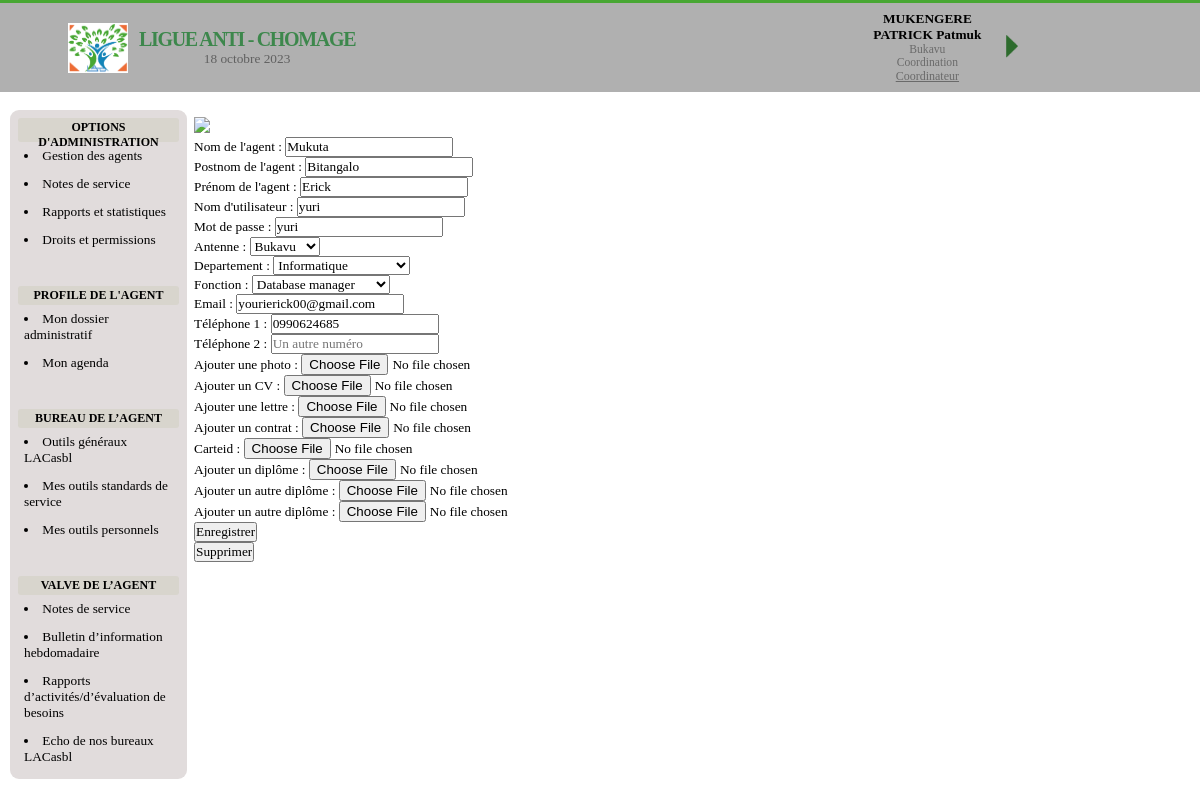
The page /office/profil_agent/2 (signed in) on the database its author committed.
### APP_LAC/models.py (models this page shows, shortened)
class Utilisateur(models.Model):
    nom = models.CharField(default=None, max_length=50, null=False, blank=False)
    postnom = models.CharField(default=None, max_length=50, null=False, blank=False)
    prenom = models.CharField(default=None, max_length=50, null=True, blank=True)
    nom_utilisateur = models.CharField(max_length=50, null=False)
    mot_de_passe = models.CharField(max_length=50, unique=False, null=False)
    typeCompte = models.IntegerField(unique=False, null=False, blank=False, default=1)
    antenne = models.ForeignKey(Antenne, on_delete=models.CASCADE, default=None)
    departement = models.ForeignKey(Departement, on_delete=models.CASCADE, default=None)
    fonction = models.ForeignKey(Fonctions, on_delete=models.RESTRICT, default=None)
    email = models.EmailField(default=None, max_length=50, null=False, blank=False)
    tel1 = models.CharField(max_length=13, unique=False, null=False, blank=False, default=None)
    tel2 = models.CharField(max_length=13, unique=False, null=True, blank=True)
    agentFolderPht = models.CharField(max_length=100, null=True, blank=True)
    agentFolderDoc = models.CharField(max_length=100, null=True, blank=True)
    photo = models.FileField(default=None, null=True, blank=True, upload_to="photos")
    cv = models.FileField(default=None, null=True, blank=True, upload_to="CV")
    lettre = models.FileField(default=None, null=True, blank=True, upload_to="lettre")
    contrat = models.FileField(default=None, null=True, blank=True, upload_to="contrat")
    carteid = models.FileField(default=None, null=True, blank=True, upload_to="carte")
    diplome1 = models.FileField(default=None, null=True, blank=True, upload_to="dip1")
    diplome2 = models.FileField(default=None, null=True, blank=True, upload_to="dip2")
    diplome3 = models.FileField(default=None, null=True, blank=True, upload_to="dip2")

class Antenne(models.Model):
    designation = models.CharField(max_length=30, unique=True, null=False)
    def __str__(self):
        return self.designation

class Departement(models.Model):
    antenne = models.ForeignKey(Antenne, on_delete=models.CASCADE)
    designation = models.CharField(max_length=30, unique=True, null=False)
    def __str__(self):
        return self.designation

class Fonctions(models.Model):
    departement = models.ForeignKey(Departement, on_delete=models.CASCADE, default=None)
    designation = models.CharField(max_length=30, unique=True, null=False)
    def __str__(self):
        return self.designation

### APP_LAC/views.py (the view)
def profil_agent(request, pk):
    try:
        if request.session['utilisateur']:
            data = models.Utilisateur.objects.get(id=pk)
            form = formulaire.Profile_agent(instance=data)
            info = {
                'id': pk,
                'user': data,
                'currentSession': models.Utilisateur.objects.get(nom_utilisateur=request.session['utilisateur']),
                'form': form,
                'titre': "PROFILE DE L'AGENT",
                'entete': 'LIGUE ANTI CHOMAGE ASBL',
                'date': datetime.datetime.now()
            }
            if request.method == "POST":
                form = formulaire.Profile_agent(request.POST, request.FILES, instance=data)
                if form.is_valid():
                    form.save()
                    return redirect("admindashboard")
            return render(request, "office/profil_agent.html", context=info)
    except Exception as exc:
        return redirect('index_office')

### templates/office/profil_agent.html (shortened to what this page needs)
{% extends 'base_dashboard.html' %}
{% load static %}
{% block date %}
    {{ date.date }}
{% endblock %}
{% block user_info %}
    <span><b>{{ currentSession.nom | upper}} {{ currentSession.postnom | upper}}
        {% if currentSession.prenom %}
            {{ currentSession.prenom | capfirst}}
        {% endif %}
        </b>
    </span>
    <span style="font-size: 8.7pt;color: rgba(0,0,0,.4)">
        {{ currentSession.antenne }}
    </span>
    <span style="font-size: 8.7pt;color: rgba(0,0,0,.4)">
        {{ currentSession.departement }}
    </span>
    <span style="font-size: 8.7pt;color: rgba(0,0,0,.4)">
        <u style="font-size: 9pt">{{ currentSession.fonction }}</u>
    </span>
{% endblock %}
{% block fonctionalite %}
    <h1>OPTIONS D'ADMINISTRATION</h1>
    <a href="#">
        <li>
            Gestion des agents
        </li>
    </a>
     <a href="#">
        <li>
            Notes de service
        </li>
    </a>
    <a href="#">
        <li>
            Rapports et statistiques
        </li>
    </a>
    <a href="#">
        <li>
            Droits et permissions
        </li>
    </a>
    <br><br><h1>PROFILE DE L'AGENT</h1>
    <a href="#">
        <li>
            Mon dossier administratif
        </li>
    </a>
     <a href="#">
        <li>
            Mon agenda
        </li>
    </a>
    <br><br><h1>BUREAU DE L’AGENT</h1>
    <a href="#">
        <li>
            Outils généraux LACasbl
        </li>
    </a>
     <a href="#">
        <li>
            Mes outils standards de service
        </li>
    </a>
    <a href="#">
        <li>
            Mes outils personnels
        </li>
    </a>
    <br><br><h1>VALVE DE L’AGENT</h1>
    <a href="#">
        <li>
            Notes de service
        </li>
    </a>
     <a href="#">
        <li>
            Bulletin d’information hebdomadaire
        </li>
    </a>
    <a href="#">
        <li>
            Rapports d’activités/d’évaluation de besoins
        </li>
    </a>
    <a href="#">
        <li>
            Echo de nos bureaux LACasbl
        </li>
    </a>
{% endblock %}
{% block aside %}
    <div>
        <img src="/media/{{ user.photo }}" style="width: 10%">
    </div>
    <form method="POST" enctype="multipart/form-data">
        {{ form.as_p }}
        <input type="submit" value="Enregistrer">
    </form>
    <form method="POST" enctype="multipart/form-data" action="{% url 'demande_de_confirmation' id %}">
        <input type="submit" value="Supprimer" class="d-inline">
    </form>
{% endblock %}

### static/office/dashboard_css.css (style rules this page uses)
* { font-family: Tahoma; font-size: 10pt; margin: 0px; padding: 0px; }
nav #fonctionnalite a, #user_menu li a { text-decoration: none; color: unset; }
nav #fonctionnalite h1 { font-size: 9pt; background-color: rgba(203,203,184,0.44); text-align: center; padding: 2px; border-radius: 3px; }
nav #fonctionnalite a { margin: 3px; padding: 3px; }
nav #fonctionnalite a li { font-size: 10pt; }

### rows shown on the page
Utilisateur: nom "MUKENGERE", postnom "PATRICK", prenom "Patmuk", antenne "Bukavu", departement "Coordination", fonction "Coordinateur"
Utilisateur: nom "Mukuta", postnom "Bitangalo", prenom "Erick", nom_utilisateur "yuri", mot_de_passe "yuri", antenne "Bukavu", departement "Informatique", fonction "Database manager", email "yourierick00@gmail.com", tel1 "0990624685"
